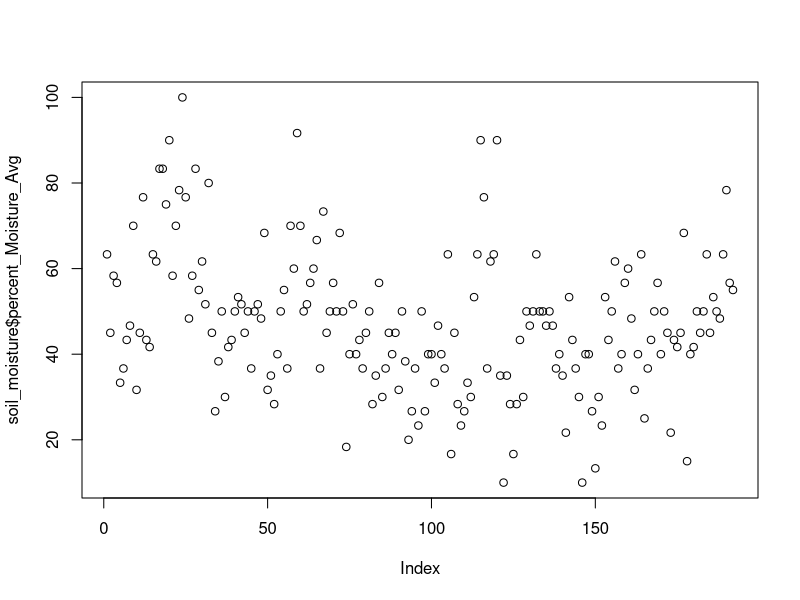
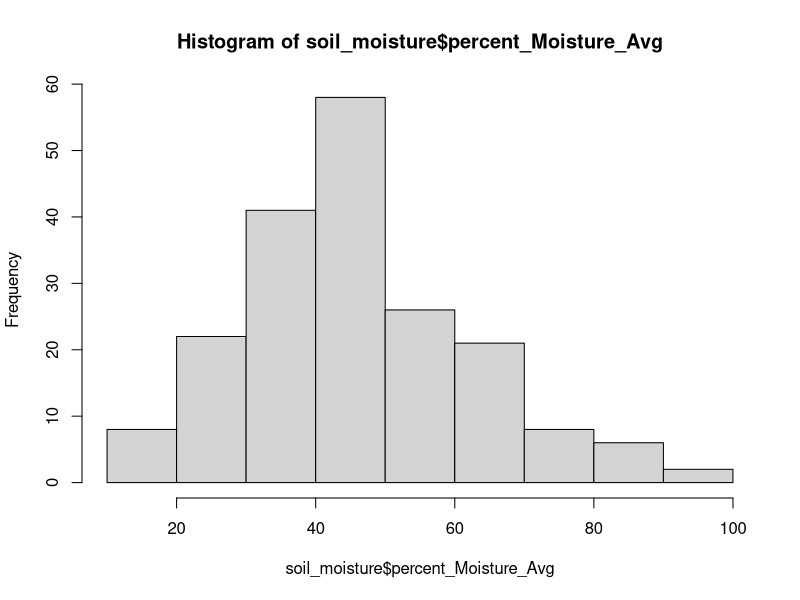
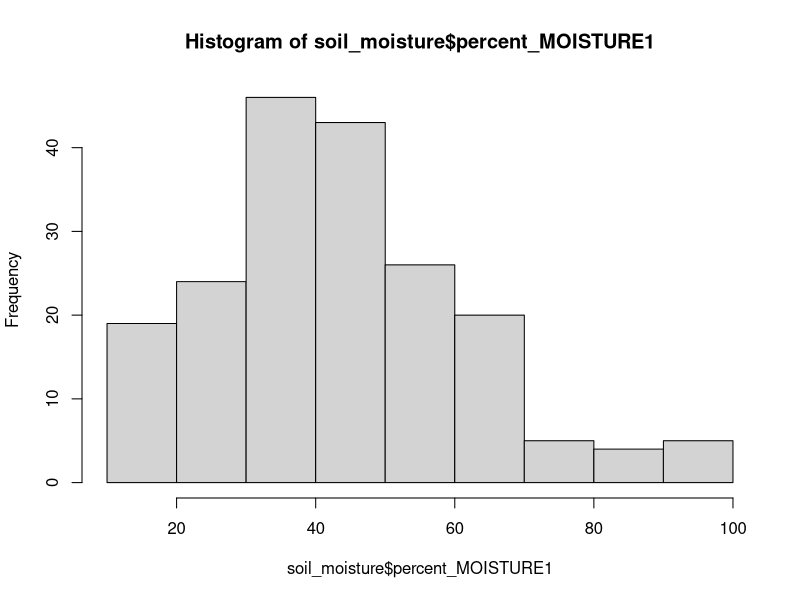
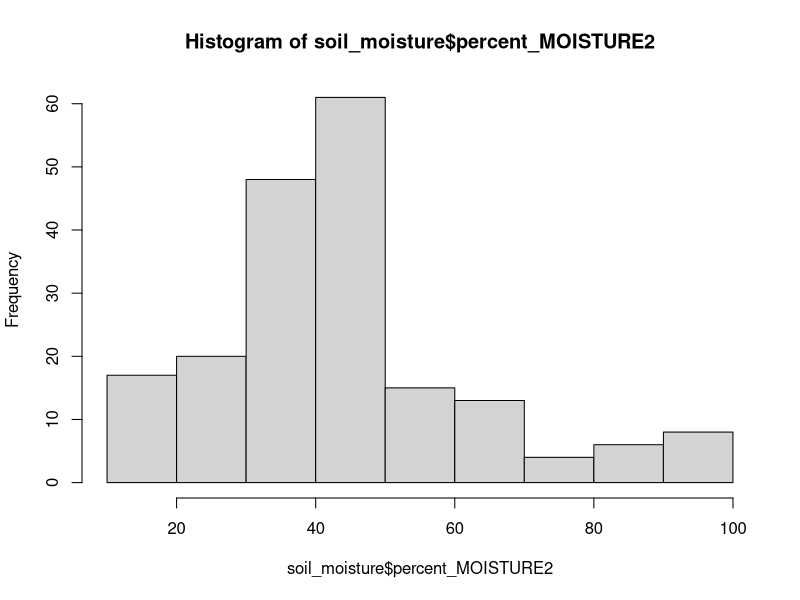
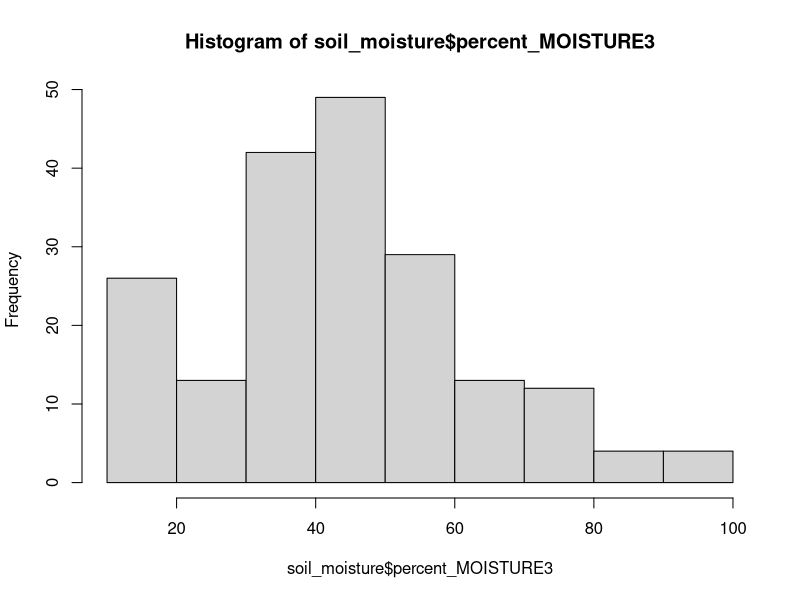
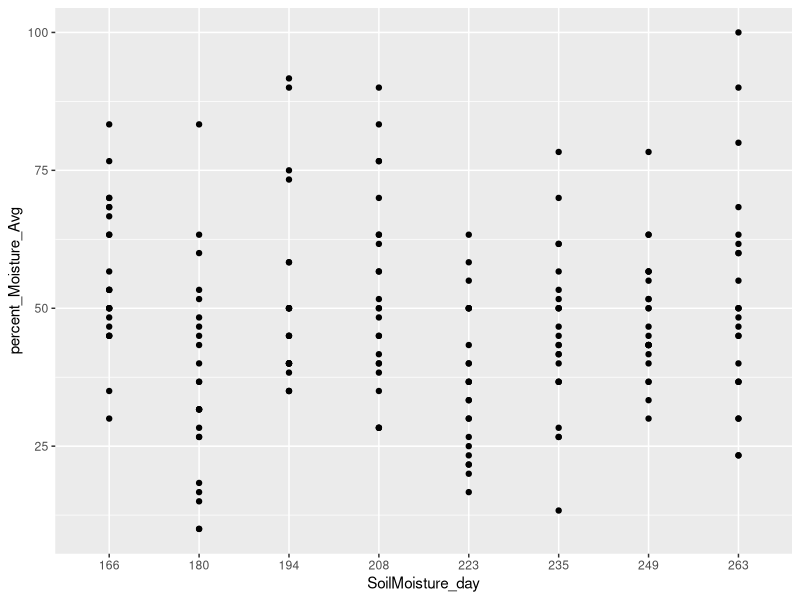
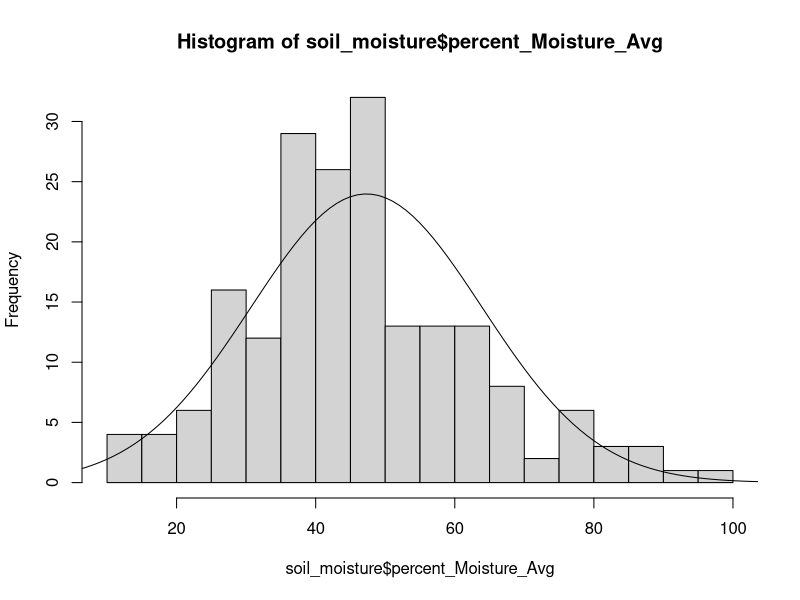

Here is the R script that generated these plots, in order: (Note: this script raises an error after producing the figures.)
# Aaron Tayal
# Sept 24, 2024
# Exploratory data visualization of environmental variables recorded at 
# Powdermill Nature Reserve in the tornado/salvage areas

library(ggplot2)
library(dplyr)
library(lubridate)

soil_moisture_0 <- read.csv("Aaron_PNR_formatted_csvs/Aaron_formatted_Soil_moisture_PNR_ENV_2022.csv")
soil_moisture_0$SoilMoisture_day <- as.factor(yday(soil_moisture_0$SoilMoisture_Date))

# Information on the transect groups and areas of each trap
trap_locations <- read.csv("Aaron_PNR_formatted_csvs/Aaron_formatted_PNR_PitfallTrapLocations_2015.csv",
                           colClasses = c("integer", "integer", "factor", "factor", "factor", "numeric", "numeric"))
soil_moisture <- right_join(trap_locations, soil_moisture_0, by="Plot")

summary(soil_moisture)
plot(soil_moisture$percent_Moisture_Avg)
hist(soil_moisture$percent_Moisture_Avg)
hist(soil_moisture$percent_MOISTURE1)
hist(soil_moisture$percent_MOISTURE2)
hist(soil_moisture$percent_MOISTURE3)

ggplot(data=soil_moisture, aes(x=SoilMoisture_day, 
                               y=percent_Moisture_Avg)) +
  geom_point()

# Idea: make a Parallel coordinates plot

# How much variation in soil moisture is related to forest disturbance
# type (undisturbed, wind-disturbed, or salvage-logged)? How much variation
# is related to transect? How much variation is related to date of measurement?

# Make sure I can calculate variance:
example <- c(1,4,9,7,6)
var(example)
mean(example)
squared_diffs <- vapply(example, FUN = function(x) (x - mean(example))^2,
                        FUN.VALUE = 1)
sum(squared_diffs) / (length(example) - 1)

# Now calculate the variance of percent soil moisture (averaging the three readings):
overall_var <- var(soil_moisture$percent_Moisture_Avg)
overall_mean <- mean(soil_moisture$percent_Moisture_Avg)
x_values <- -25:125
# Prob. density function of normal distribution:
y_values <- dnorm(x_values, overall_mean, sqrt(overall_var))
histogram <- hist(soil_moisture$percent_Moisture_Avg, plot=FALSE, breaks=20)
plot(histogram)
lines(x=x_values, y=1000*y_values)
qqline(soil_moisture$percent_Moisture_Avg)

# I think a normal distribution fits the data fairly well (subjectively).
ggplot(data=soil_moisture, aes(x=Treatment, y=percent_Moisture_Avg)) +
         geom_jitter(height=0, width=0.1, alpha=0.5)
# However, the above graph suggests that the within-group variance of 
# wind-disturbed plots (with multiple sample dates as separate replicates)
# is greater than that of salvage-logged plots. 

# Verify my observation by looking at the variances:
soil_moisture_by_treatment <- soil_moisture %>% group_by(Treatment) %>% 
  summarise(mean_moisture = mean(percent_Moisture_Avg),
            var_moisture = var(percent_Moisture_Avg),
            n_moisture = n())
soil_moisture_by_treatment

# Does this pattern still hold after taking the mean soil moisture for each plot 
# over the whole season?
soil_moisture_by_plot <- soil_moisture %>% group_by(Plot) %>% 
  summarise(Treatment = first(Treatment),
            mean_moisture = mean(percent_Moisture_Avg),
            var_moisture = var(percent_Moisture_Avg),
            n_moisture = n())
ggplot(data=soil_moisture_by_plot, aes(x=Treatment, y=mean_moisture)) +
  geom_jitter(height=0, width=0.1, alpha=0.5)
